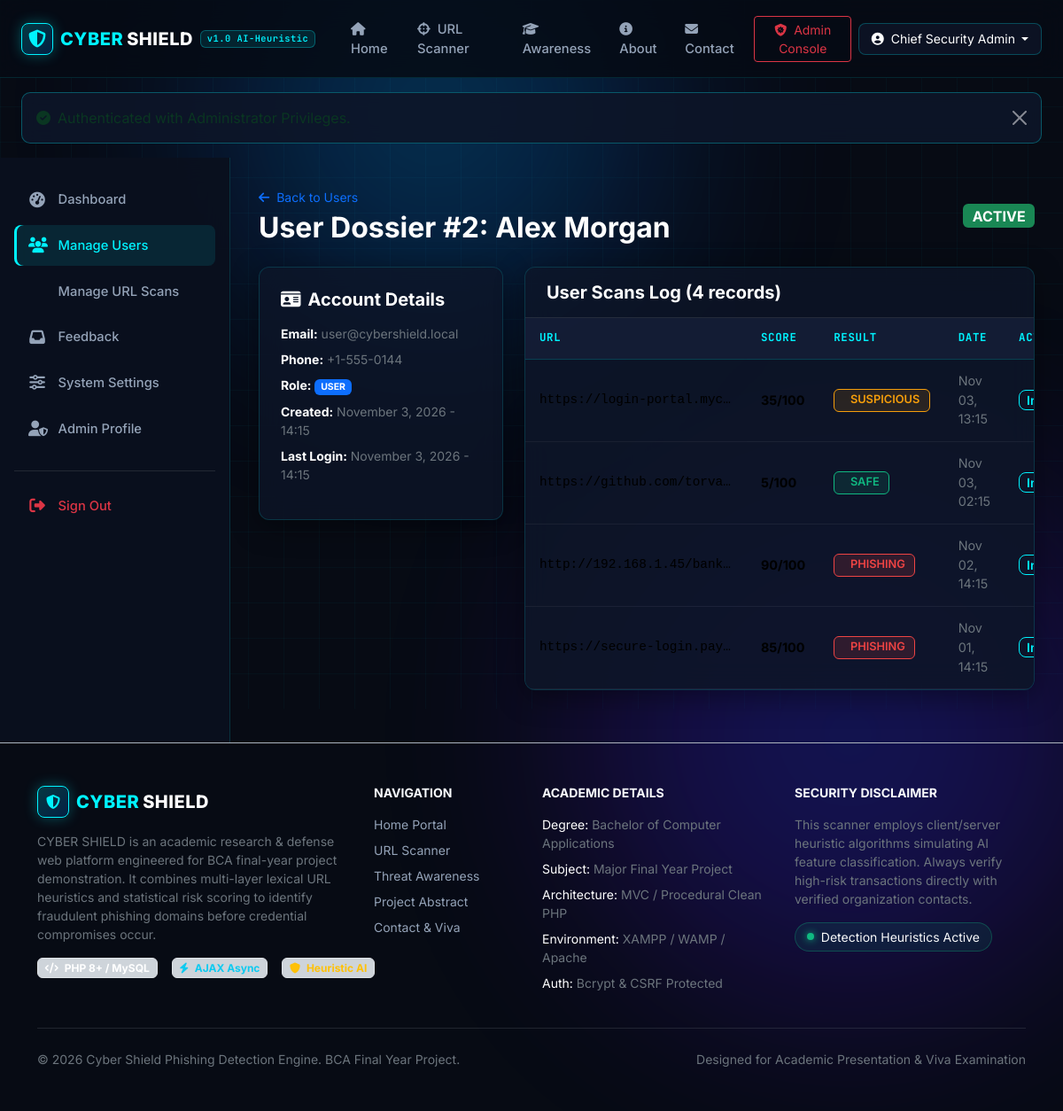
The app's page /admin/user-details.php?id=2 (signed in) with its own data.
### tables this page shows
CREATE TABLE IF NOT EXISTS `users` (
  `id` INT UNSIGNED AUTO_INCREMENT PRIMARY KEY,
  `name` VARCHAR(100) NOT NULL,
  `email` VARCHAR(150) NOT NULL UNIQUE,
  `password` VARCHAR(255) NOT NULL,
  `phone` VARCHAR(20) DEFAULT NULL,
  `role` ENUM('user', 'admin') NOT NULL DEFAULT 'user',
  `status` ENUM('active', 'inactive', 'suspended') NOT NULL DEFAULT 'active',
  `profile_image` VARCHAR(255) DEFAULT 'default_avatar.png',
  `created_at` TIMESTAMP DEFAULT CURRENT_TIMESTAMP,
  `updated_at` TIMESTAMP DEFAULT CURRENT_TIMESTAMP ON UPDATE CURRENT_TIMESTAMP,
  `last_login` DATETIME DEFAULT NULL,
  INDEX `idx_email` (`email`),
  INDEX `idx_role` (`role`),
  INDEX `idx_status` (`status`)
);

CREATE TABLE IF NOT EXISTS `scans` (
  `id` INT UNSIGNED AUTO_INCREMENT PRIMARY KEY,
  `user_id` INT UNSIGNED NULL,
  `url` TEXT NOT NULL,
  `domain` VARCHAR(255) NOT NULL,
  `protocol` VARCHAR(10) NOT NULL,
  `risk_score` TINYINT UNSIGNED NOT NULL DEFAULT 0,
  `result` ENUM('SAFE', 'SUSPICIOUS', 'PHISHING') NOT NULL,
  `url_length` INT UNSIGNED NOT NULL DEFAULT 0,
  `has_https` TINYINT(1) NOT NULL DEFAULT 0,
  `has_ip` TINYINT(1) NOT NULL DEFAULT 0,
  `suspicious_keywords` TEXT DEFAULT NULL,
  `subdomain_count` INT UNSIGNED NOT NULL DEFAULT 0,
  `special_character_count` INT UNSIGNED NOT NULL DEFAULT 0,
  `analysis_data` LONGTEXT DEFAULT NULL,
  `reasons` TEXT DEFAULT NULL,
  `ip_address` VARCHAR(45) DEFAULT NULL,
  `created_at` TIMESTAMP DEFAULT CURRENT_TIMESTAMP,
  INDEX `idx_user_id` (`user_id`),
  INDEX `idx_result` (`result`),
  INDEX `idx_risk_score` (`risk_score`),
  INDEX `idx_created_at` (`created_at`),
  CONSTRAINT `fk_scans_user` FOREIGN KEY (`user_id`) REFERENCES `users` (`id`) ON DELETE SET NULL ON UPDATE CASCADE
);

### admin/user-details.php (the view, shortened to what this page needs)
<?php
$userId = (int)($_GET['id'] ?? 0);
$db = getDBConnection();
$stmt = $db->prepare("SELECT * FROM users WHERE id = ? LIMIT 1");
$stmt->execute([$userId]);
$targetUser = $stmt->fetch();
$scansStmt = $db->prepare("SELECT * FROM scans WHERE user_id = ? ORDER BY created_at DESC LIMIT 20");
$scansStmt->execute([$userId]);
$userScans = $scansStmt->fetchAll();
require_once __DIR__ . '/../includes/header.php';
require_once __DIR__ . '/../includes/navbar.php';
?>
<div class="admin-layout">
    <aside class="admin-sidebar">
        <ul class="admin-sidebar-nav">
            <li><a href="dashboard.php" class="admin-sidebar-link"><i class="fa-solid fa-gauge-high"></i> Dashboard</a></li>
            <li><a href="users.php" class="admin-sidebar-link active"><i class="fa-solid fa-users"></i> Manage Users</a></li>
            <li><a href="scans.php" class="admin-sidebar-link"><i class="fa-solid fa-radar"></i> Manage URL Scans</a></li>
            <li><a href="feedback.php" class="admin-sidebar-link"><i class="fa-solid fa-inbox"></i> Feedback</a></li>
            <li><a href="settings.php" class="admin-sidebar-link"><i class="fa-solid fa-sliders"></i> System Settings</a></li>
            <li><a href="profile.php" class="admin-sidebar-link"><i class="fa-solid fa-user-shield"></i> Admin Profile</a></li>
            <li class="mt-4 pt-3 border-top border-secondary border-opacity-25">
                <a href="logout.php" class="admin-sidebar-link text-danger"><i class="fa-solid fa-right-from-bracket"></i> Sign Out</a>
            </li>
        </ul>
    </aside>
    <main class="admin-main-content">
        <div class="d-flex justify-content-between align-items-center mb-4">
            <div>
                <a href="users.php" class="text-cyan text-decoration-none small"><i class="fa-solid fa-arrow-left me-1"></i> Back to Users</a>
                <h2 class="text-white fw-bold mb-0 mt-1">User Dossier #<?= $targetUser['id'] ?>: <?= htmlspecialchars($targetUser['name']) ?></h2>
            </div>
            <span class="badge bg-<?= $targetUser['status'] === 'active' ? 'success' : 'danger' ?> fs-6">
                <?= strtoupper($targetUser['status']) ?>
            </span>
        </div>
        <div class="row g-4 mb-4">
            <div class="col-lg-4">
                <div class="cyber-card p-4">
                    <h5 class="text-white fw-bold mb-3"><i class="fa-solid fa-id-card text-cyan me-2"></i>Account Details</h5>
                    <ul class="list-unstyled small text-secondary">
                        <li class="mb-2"><strong class="text-white">Email:</strong> <?= htmlspecialchars($targetUser['email']) ?></li>
                        <li class="mb-2"><strong class="text-white">Phone:</strong> <?= htmlspecialchars($targetUser['phone'] ?: 'N/A') ?></li>
                        <li class="mb-2"><strong class="text-white">Role:</strong> <span class="badge bg-primary text-uppercase"><?= htmlspecialchars($targetUser['role']) ?></span></li>
                        <li class="mb-2"><strong class="text-white">Created:</strong> <?= date('F j, Y - H:i', strtotime($targetUser['created_at'])) ?></li>
                        <li class="mb-2"><strong class="text-white">Last Login:</strong> <?= $targetUser['last_login'] ? date('F j, Y - H:i', strtotime($targetUser['last_login'])) : 'Never' ?></li>
                    </ul>
                </div>
            </div>
            <div class="col-lg-8">
                <div class="cyber-card p-0 overflow-hidden">
                    <div class="p-3 border-bottom border-secondary border-opacity-25">
                        <h5 class="text-white fw-bold mb-0"><i class="fa-solid fa-radar text-cyan me-2"></i>User Scans Log (<?= count($userScans) ?> records)</h5>
                    </div>
                    <div class="table-responsive">
                        <table class="table table-cyber mb-0">
                            <thead>
                                <tr>
                                    <th>URL</th>
                                    <th>Score</th>
                                    <th>Result</th>
                                    <th>Date</th>
                                    <th>Action</th>
                                </tr>
                            </thead>
                            <tbody>
                                <?php if (empty($userScans)): ?>
                                    <tr><td colspan="5" class="text-center py-3 text-secondary">No scans recorded for this account.</td></tr>
                                <?php else: ?>
                                    <?php foreach ($userScans as $sc): ?>
                                        <tr>
                                            <td class="font-monospace small text-truncate" style="max-width: 250px;"><?= htmlspecialchars($sc['url']) ?></td>
                                            <td class="fw-bold"><?= (int)$sc['risk_score'] ?>/100</td>
                                            <td><?= renderResultBadge($sc['result']) ?></td>
                                            <td class="small text-secondary"><?= date('M d, H:i', strtotime($sc['created_at'])) ?></td>
                                            <td><a href="scan-details.php?id=<?= $sc['id'] ?>" class="btn btn-outline-cyan btn-sm py-0 px-2">Inspect</a></td>
                                        </tr>
                                    <?php endforeach; ?>
                                <?php endif; ?>
                            </tbody>
                        </table>
                    </div>
                </div>
            </div>
        </div>
    </main>
</div>
<?php require_once __DIR__ . '/../includes/footer.php'; ?>

### includes/functions.php (shortened to what this page needs)
<?php
function getFlashMessage(): ?array {
    if (isset($_SESSION['flash'])) {
        $flash = $_SESSION['flash'];
        return $flash;
    }
    return null;
}
function renderFlashMessage(): string {
    $flash = getFlashMessage();
    $alertType = htmlspecialchars($flash['type'], ENT_QUOTES, 'UTF-8');
    $alertMsg  = htmlspecialchars($flash['message'], ENT_QUOTES, 'UTF-8');
    $icon = match($flash['type']) {
        'success' => '<i class="fa-solid fa-circle-check me-2"></i>',
        'danger'  => '<i class="fa-solid fa-triangle-exclamation me-2"></i>',
        'warning' => '<i class="fa-solid fa-circle-exclamation me-2"></i>',
        default   => '<i class="fa-solid fa-circle-info me-2"></i>'
    };
    return <<<HTML
    <div class="alert alert-{$alertType} alert-dismissible fade show cyber-alert" role="alert">
        <div class="d-flex align-items-center">
            {$icon}
            <div>{$alertMsg}</div>
        </div>
        <button type="button" class="btn-close btn-close-white" data-bs-dismiss="alert" aria-label="Close"></button>
    </div>
HTML;
}
function renderResultBadge(string $result): string {
    return match (strtoupper($result)) {
        'SAFE'       => '<span class="badge badge-safe"><i class="fa-solid fa-shield-check me-1"></i> SAFE</span>',
        'SUSPICIOUS' => '<span class="badge badge-suspicious"><i class="fa-solid fa-shield-exclamation me-1"></i> SUSPICIOUS</span>',
        'PHISHING'   => '<span class="badge badge-phishing"><i class="fa-solid fa-shield-xmark me-1"></i> PHISHING</span>',
        default      => '<span class="badge badge-secondary">' . htmlspecialchars($result) . '</span>'
    };
}

### records on screen
users: id "2", name "Alex Morgan", status "ACTIVE", email "user@cybershield.local", phone "+1-555-0144", role "USER", created_at "November 3, 2026 - 14:15", last_login "November 3, 2026 - 14:15"
scans: url "https://login-portal.myc…", risk_score "35", result "SUSPICIOUS", created_at "Nov 03, 13:15"
scans: url "https://github.com/torva…", risk_score "5", result "SAFE", created_at "Nov 03, 02:15"
scans: url "http://192.168.1.45/bank…", risk_score "90", result "PHISHING", created_at "Nov 02, 14:15"
scans: url "https://secure-login.pay…", risk_score "85", result "PHISHING", created_at "Nov 01, 14:15"

### other values on screen
$user['name'] "Chief Security Admin"
$alertMsg "Authenticated with Administrator Privileges."
count($userScans) "4"
